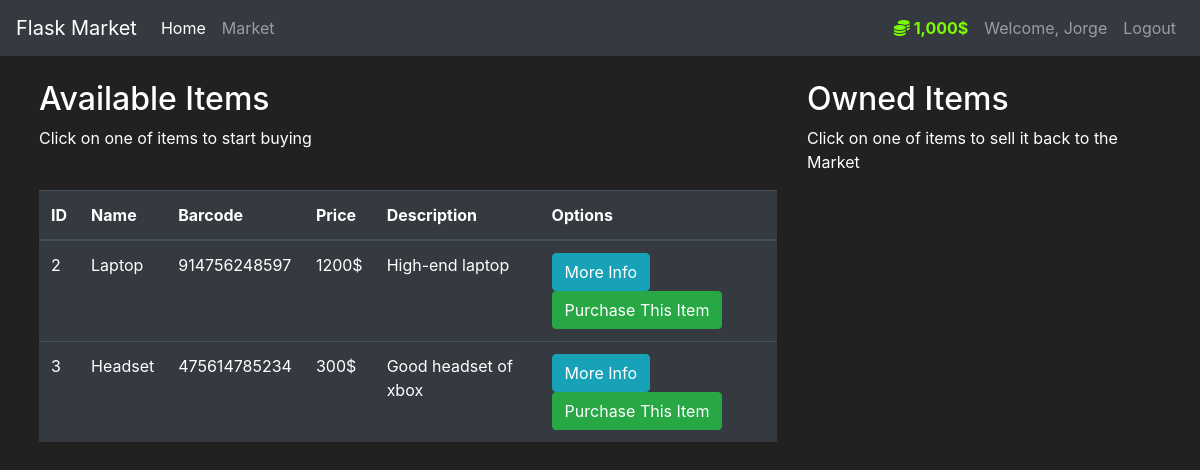
/market (signed in), run on an earlier commit of the app's database.
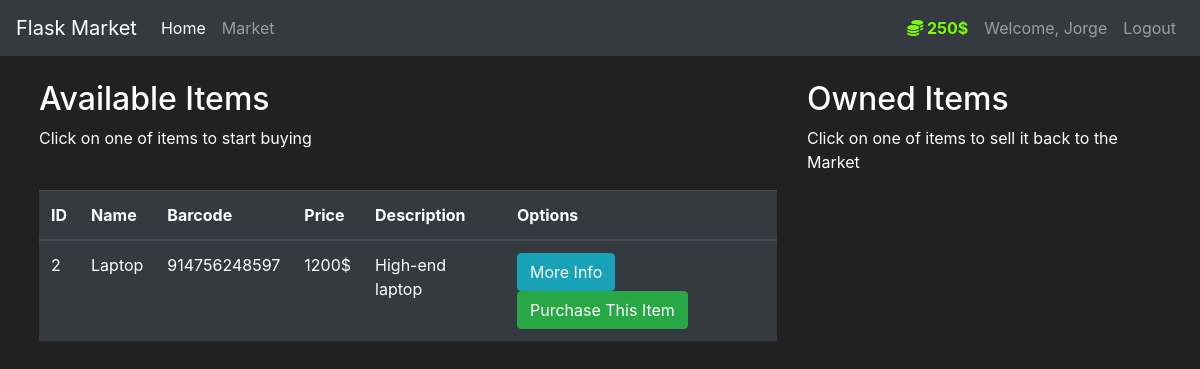
And on a later commit of the database.
### market/models.py (models this page shows, shortened)
class User(db.Model, UserMixin):
    id = db.Column(db.Integer(), primary_key=True)
    username = db.Column(db.String(length=30), nullable=False, unique=True)
    email = db.Column(db.String(length=50), nullable=False, unique=True)
    password_hash = db.Column(db.String(length=60), nullable=False)
    budget = db.Column(db.Integer(), nullable=False, default=1000)
    items = db.relationship("Item", backref='owned_user', lazy=True)
    @property
    def password(self):
        return self.password_hash
    @property
    def prettier_budget(self):
        if len(str(self.budget)) >= 4:
            return f"{str(self.budget)[:-3]},{str(self.budget)[-3:]}$"
        else:
            return f"{self.budget}$"

class Item(db.Model):
    id = db.Column(db.Integer(), primary_key=True)
    name = db.Column(db.String(length=100), nullable=False, unique=True)
    barcode = db.Column(db.String(length=12), nullable=False, unique=True)
    price = db.Column(db.Integer(), nullable=False)
    description = db.Column(db.String(length=1000), nullable=False, unique=True)
    owner = db.Column(db.Integer(), db.ForeignKey("user.id"))

### market/routes.py (the view)
@app.route('/market', methods=["GET", "POST"])
@login_required
def market_page():
    purchase_item_form = PurchaseItemForm()
    sell_item_form = SellItemForm()
    if request.method == "POST":
        item_name = request.form.get('purchased_item')
        item = Item.query.filter_by(name=item_name).first()
        if item:
            if current_user.can_purchase(item):
                item.assign_ownership(current_user)
                flash(f"Item Purchased Successfully!", category="success")
            else:
                flash(f"Budget too low!", category="danger")
            return redirect(url_for("market_page"))
        else:
            flash(f"This Item Does Not Exist!", category="danger")
            return redirect(url_for("market_page"))
    elif request.method == "GET":
        items = Item.query.all()
        return render_template("market.html", head_title="Market Page", items=items,
                               purchase_item_form=purchase_item_form,
                               sell_item_form=sell_item_form)

### market/models.py (called while the page is built)
@login_manager.user_loader
def load_user(user_id):
    return User.query.get(int(user_id))

### market/templates/market.html (shortened to what this page needs)
{% extends "base.html" %}
{% block body %}
    <div class="row m-4">
        <div class="col-8" >
            <h2> Available Items</h2>
            <p> Click on one of items to start buying</p>
            <br>
            <table class="table table-hover table-dark">
                <thead>
                    <tr>
                        <th scope="col"> ID</th>
                        <th scope="col"> Name</th>
                        <th scope="col"> Barcode</th>
                        <th scope="col"> Price</th>
                        <th scope="col"> Description</th>
                        <th scope="col"> Options</th>
                    </tr>
                </thead>
                <tbody>
                    {% for item in items %}
                        {% if item.owner is none %}
                            <tr>
                                <td>{{ item.id }}</td>
                                <td>{{ item.name }}</td>
                                <td>{{ item.barcode }}</td>
                                <td>{{ item.price }}$</td>
                                <td>{{ item.description }}</td>
                                <td>
                                    <button class="btn btn-outline btn-info" data-toggle="modal" data-target="#Modal-MoreInfo-{{ item.id }}"> More Info </button>
                                    <button class="btn btn-outline btn-success" data-toggle="modal" data-target="#Modal-PurchaseConfirm-{{ item.id }}"> Purchase This Item </button>
                                </td>
                            </tr>
                        {% endif %}
                    {% endfor %}
                </tbody>
            </table>
        </div>
        <div class="col-4">
            <h2> Owned Items</h2>
            <p> Click on one of items to sell it back to the Market</p>
            <br>
        </div>
    </div>
{% endblock %}

### market/templates/base.html (shortened to what this page needs)
<!doctype html>
<html lang="en">
<head>
    <link rel="stylesheet" href="https://cdn.jsdelivr.net/npm/bootstrap@4.5.3/dist/css/bootstrap.min.css"
>
</head>
<body>
<nav class="navbar navbar-expand-md navbar-dark bg-dark">
    <a class="navbar-brand" href="#">Flask Market</a>
    <div class="collapse navbar-collapse" id="navbarNav">
        <ul class="navbar-nav mr-auto">
            <li class="nav-item active">
                <a class="nav-link" href="{{ url_for('home_page') }}">Home <span class="sr-only">(current)</span></a>
            </li>
            <li class="nav-item">
                <a class="nav-link" href="{{ url_for('market_page') }}">Market</a>
            </li>
        </ul>
        {% if current_user.is_authenticated %}
            <ul class="navbar-nav">
                <li class="nav-item">
                    <a class="nav-link" style="color: lawngreen; font-weight:bold;">
                        <i class="fas fa-coins"></i>
                        {{ current_user.prettier_budget }}
                    </a>
                </li>
                <li class="nav-item">
                    <a class="nav-link">Welcome, {{ current_user.username }}</a>
                </li>
                <li class="nav-item">
                    <a class="nav-link" href="{{ url_for('logout_page') }}">Logout</a>
                </li>
            </ul>
        {% endif %}
    </div>
</nav>
{% block body %}
{% endblock %}
</body>
</html>

### market/templates/base.html (style rules this page uses)
body { background-color: #212121; color: white; }

What changed in the data, as far as the page shows it:
no longer on this page (row edited): Item: id "3", name "Headset", barcode "475614785234", price "300", description "Good headset of xbox"
changed User "Jorge": prettier_budget "1,000$" → "250$"
